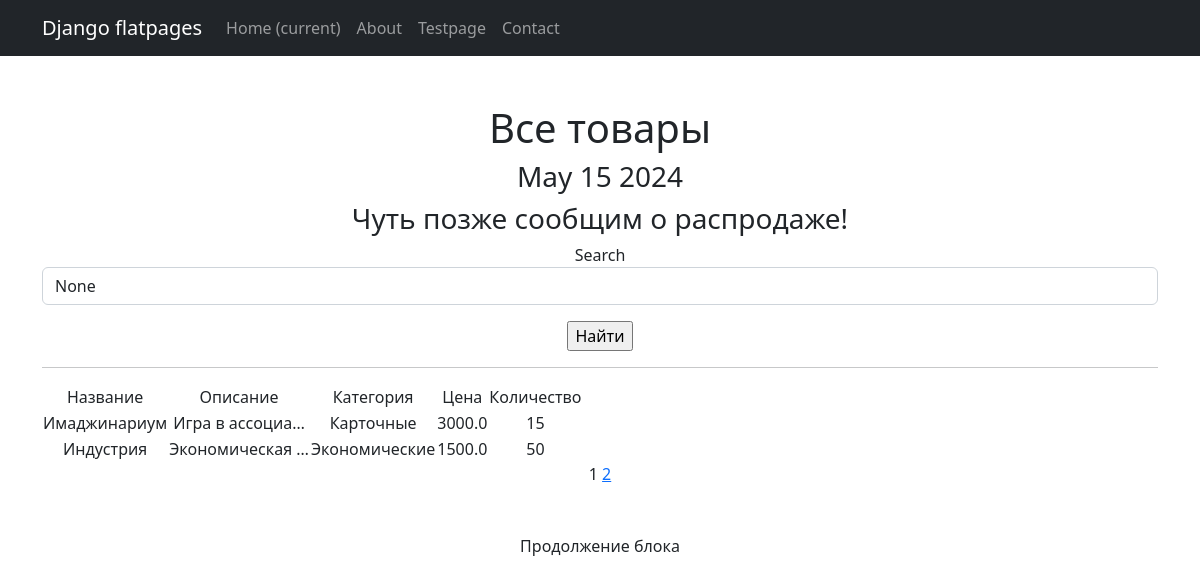
Before: /products/ with the older database file.
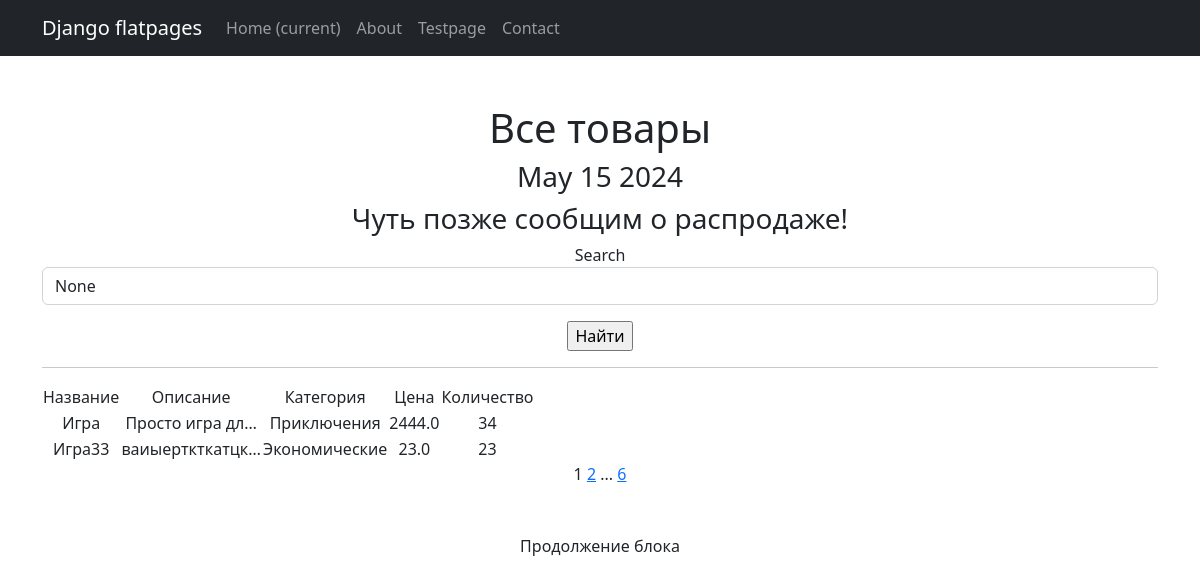
After: the same page with the newer database file.
### simpleapp/models.py (models this page shows, shortened)
class Product(models.Model):
    name = models.CharField(
        max_length=50,
        unique=True, # названия товаров не должны повторяться
    )
    description = models.TextField()
    quantity = models.IntegerField(
        validators=[MinValueValidator(0)],
    )
    category = models.ForeignKey(
        to='Category',
        on_delete=models.CASCADE,
        related_name='products', # все продукты в категории будут доступны через поле products
    )
    price = models.FloatField(
        validators=[MinValueValidator(0.0)],
    )

class Category(models.Model):
    name = models.CharField(max_length=100, unique=True)

### simpleapp/views.py (the view)
# urls.py: path('', ProductsList.as_view(), name = 'product_list'),
class ProductsList(ListView):
    model = Product
    ordering = 'name'
    template_name = 'products.html'
    context_object_name = 'products'
    paginate_by = 2
    def get_queryset(self):
       queryset = super().get_queryset()
       self.filterset = ProductFilter(self.request.GET, queryset)
       return self.filterset.qs
    def get_context_data(self, **kwargs):
        context = super().get_context_data(**kwargs)
        context['time_now'] = datetime.now()
        context['next_sale'] = None
        context['filterset'] = self.filterset
        return context

### simpleapp/templatetags/custom_tags.py (called while the page is built)
@register.simple_tag(takes_context=True)
def url_replace(context, **kwargs):
   d = context['request'].GET.copy()
   for k, v in kwargs.items():
       d[k] = v
   return d.urlencode()

### templates/products.html (shortened to what this page needs)
{% extends 'flatpages/default.html' %}
{% load custom_tags %}
{% block content %}
   <h1>Все товары</h1>
   <h3>{{ time_now|date:'M d Y' }}</h3>
   <h3> {{ next_sale|default_if_none:"Чуть позже сообщим о распродаже!" }} </h3>
   <form action="" method="get" >
    <label for="{{ filterset.form.name__icontains.id_for_label }}">Search</label>
    <input
        id="{{ filterset.form.name__icontains.id }}"
        name="{{ filterset.form.name__icontains.name }}"
        value="{{ filterset.form.name__icontains.value }}"
        class="form-control"
    >
    <input type="submit" class="mt-3 btn-primary" value="Найти" />
</form>
   <hr>
   {% if products %}
       <table>
           <tr>
               <td>Название</td>
               <td>Описание</td>
               <td>Категория</td>
               <td>Цена</td>
               <td>Количество</td>
           </tr>
        {% for product in products %}
        <tr>
             <td>{{ product.name }}</td>
            <td>{{ product.description|truncatechars:15 }}</td>
            <td>{{ product.category.name }}</td>
            <td>{{ product.price }}</td>
            <td>{{ product.quantity }}</td>
        </tr>
        {% endfor %}
    </table>
{% else %}
    <h2>Товаров нет!</h2>
    {% endif %}
   {{ page_obj.number }}
   {% if page_obj.has_next %}
       <a href="?{% url_replace page=page_obj.next_page_number %}">{{ page_obj.next_page_number }}</a>
       {% if paginator.num_pages != page_obj.next_page_number %}
           ...
           <a href="?{% url_replace page=page_obj.paginator.num_pages %}">{{ page_obj.paginator.num_pages }}</a>
       {% endif %}
   {% endif %}
<p class="mt-5">Продолжение блока</p>
{% endblock content %}

Changed rows visible on the page:
no longer on this page (row unchanged): Product: name "Имаджинариум", description "Игра в ассоциа…", category.name "Карточные", price "3000.0", quantity "15"
no longer on this page (row unchanged): Product: name "Индустрия", description "Экономическая …", category.name "Экономические", price "1500.0", quantity "50"
added Product: name "Игра", description "Просто игра дл…", category.name "Приключения", price "2444.0", quantity "34"
added Product: name "Игра33", description "ваиыерткткатцк…", category.name "Экономические", price "23.0", quantity "23"
Other visible differences:
{{ page_obj.paginator.num_pages }}: (not shown) → "6"
